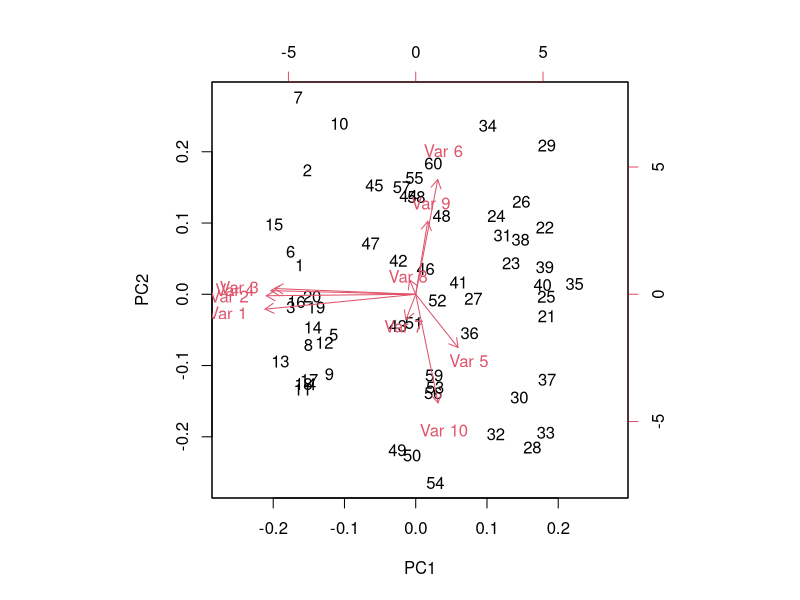
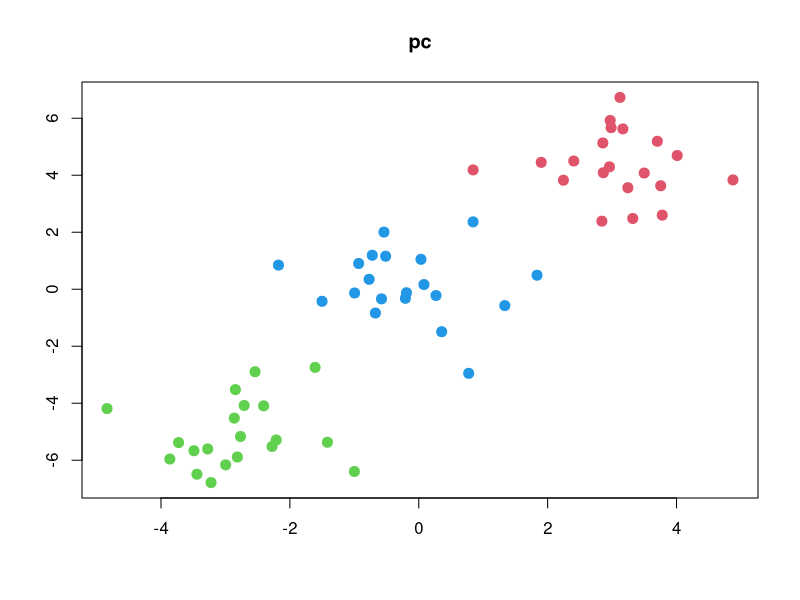
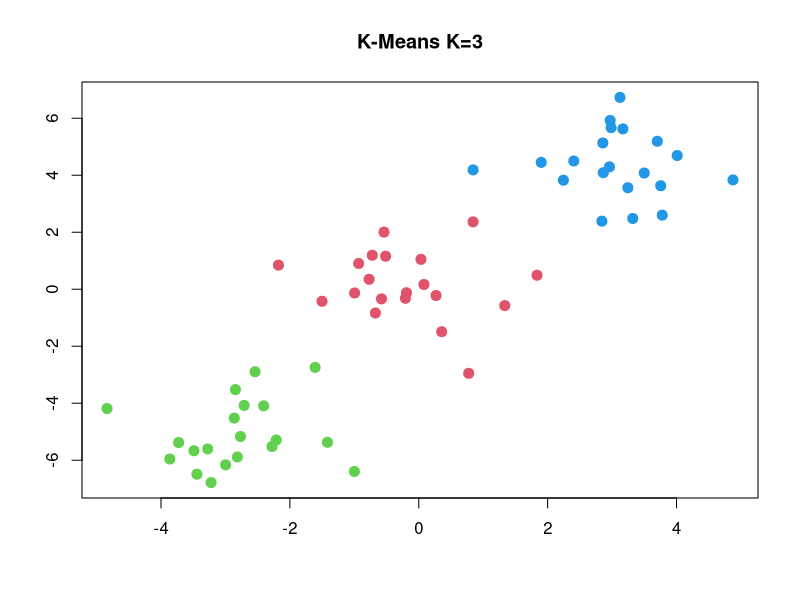
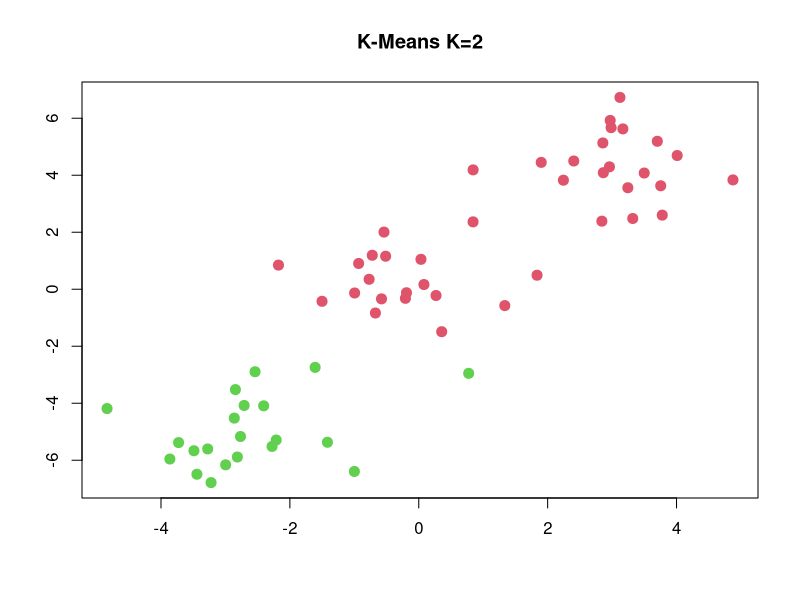
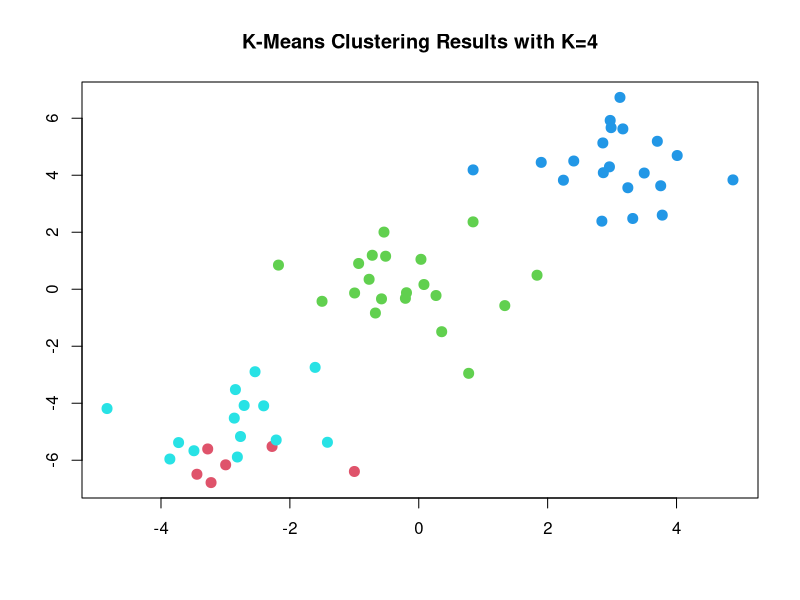
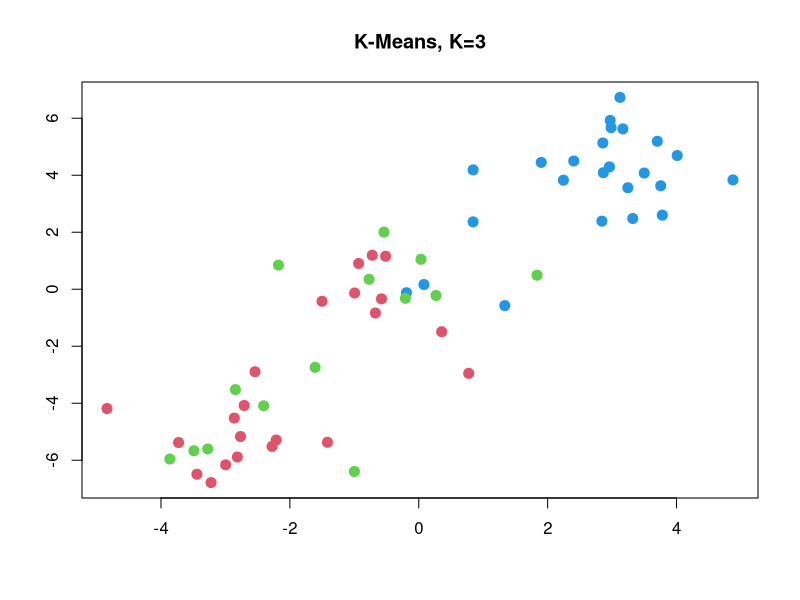
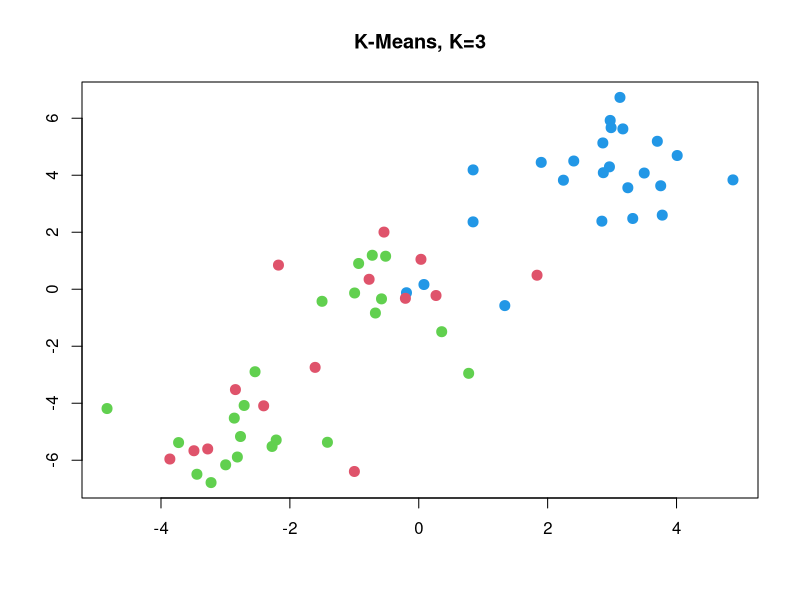

Reproduce these figures in R, in order.
set.seed(33)
x <- matrix(rnorm(60*10), ncol = 10)
x
#generate
x[1:20, 1] = x[1:20, 1]+3
x[1:20, 2] = x[1:20, 2] +4
x[1:20, 3]= x[1:20, 3]+2
x[1:20, 4] = x[1:20, 4]+2
x[21:40, 1] = x[21:40, 1]-3
x[21:40, 2] = x[21:40, 2]-5
x[21:40, 3] = x[21:40, 3]-2
x[21:40, 4] = x[21:40, 4]-3

View(x)
library(mclust)
fmm = Mclust(x)
fmm
fmm$classification
table(fmm$classification)

#b
pr.out = prcomp(x, scale = TRUE)
pr.out$center #ñðåäíåå
pr.out$scale #äèñïåðñèÿ
pr.out$rotation #ìàòðèöà, êîò. ñîñò. èç âåêòîðîâ íàãðóçîê
biplot(pr.out)
plot(x, col = (fmm$classification + 1), main = "pc", xlab = "", ylab = "", pch = 20, cex = 2)

#c
set.seed(3)
km.out = kmeans(x, 3, nstart = 20)
km.out$cluster
plot(x, col = (km.out$cluster + 1), main = "K-Means K=3", xlab = "", ylab = "", pch = 20, cex = 2)
km.out
km.out$cluster
km.out$tot.withinss
table(fmm$classification, km.out$cluster)

#d
set.seed(4)
km.out = kmeans(x, 2, nstart = 20)
km.out
plot(x, col = (km.out$cluster + 1), main = "K-Means K=2", xlab = "", ylab = "", pch = 20, cex = 2)
table(fmm$classification, km.out$cluster)
#e
set.seed(5)
km.out = kmeans(x, 4, nstart = 20)
km.out
plot(x, col = (km.out$cluster + 1), main = "K-Means Clustering Results with K=4", xlab = "", ylab = "", pch = 20, cex = 2)
table(fmm$classification, km.out$cluster)
#f
set.seed(6)
km.out = kmeans(pr.out$x, 3, nstart = 20)
km.out
plot(x, col = (km.out$cluster + 1), main = "K-Means, K=3", xlab = "", ylab = "", pch = 20, cex = 2)
table(fmm$classification, km.out$cluster)
#g
set.seed(7)
t=scale(x, center = TRUE)
t
sd(t[,1])
km.out <- kmeans(t, 3, nstart = 20)
km.out
plot(x, col = (km.out$cluster + 1), main = "K-Means, K=3", xlab = "", ylab = "", pch = 20, cex = 2)
